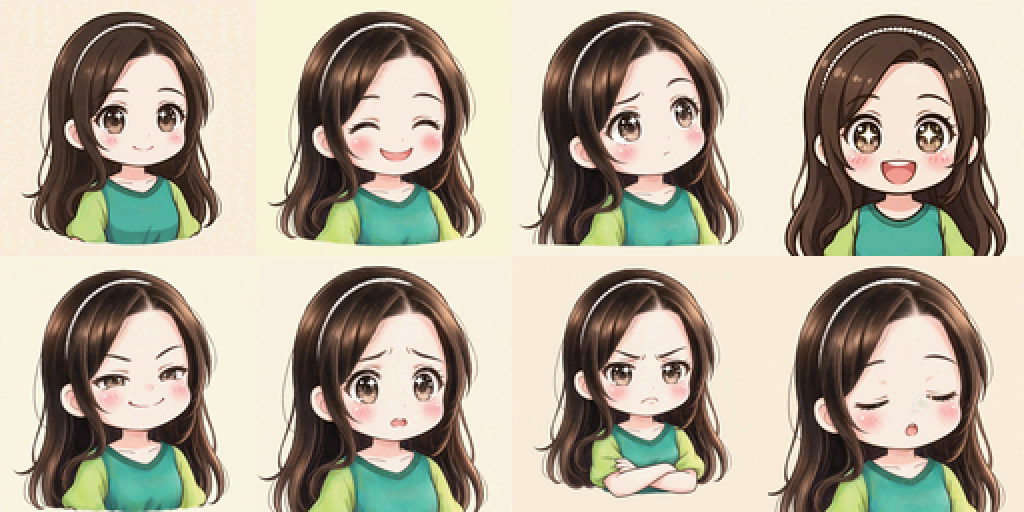
#> input picture themepacks/chibi-sera-preview.png, 1024 x 512 px
$ python -i build_pack.py   (imports and definitions only)
#> lines starting #> are read from the running program, lines starting #| are printed output that depends on the picture
#!/usr/bin/env python3
"""Build and verify Sera-vice theme packs (SRPK format v1).

The format is specified in ../firmware-s3minipro/src/themepack.h -
this script must match it byte for byte:

    header (all little-endian):
      0   char[4]  magic "SRPK"
      4   u16      format version (= 1)
      6   u16      header size (= 64 + 4 * frameCount)
      8   u32      total pack size (header + payload)
      12  u32      CRC32 of payload (binascii.crc32 / zlib semantics)
      16  u8       frame count
      17  u8       pixel format (1 = RGB565, one uint16 per pixel,
                   stored HIGH byte first - see load_frame())
      18  u16      frame width  (128)
      20  u16      frame height (128)
      22  char[26] pack name, NUL-padded
      48  u8[16]   reserved, zero
      64  u32[N]   frame offsets from pack start
    payload: N frames, 128*128*2 bytes each, row-major, in mood
    enum order (see MOODS below - it mirrors faces.h).

Usage:
    python3 build_pack.py                 # build chibi-sera.pack.bin
    python3 build_pack.py --name my-pack --src my-pack-dir --out my.pack.bin
    python3 build_pack.py --verify chibi-sera.pack.bin
"""
import argparse
import binascii
import struct
import sys
from pathlib import Path

from PIL import Image

# Mood enum order from firmware src/faces.h - frame order is part of
# the format, never reorder this list.
MOODS = ["content", "happy", "thinking", "excited",
         "smug", "worried", "grumpy", "sleepy"]

FRAME_W = 128
FRAME_H = 128
FRAME_BYTES = FRAME_W * FRAME_H * 2
BASE_HEADER = 64
FORMAT_VERSION = 1
PIXEL_FORMAT_RGB565 = 1


def load_frame(path: Path) -> bytes:
    """Center-crop to square, resize to 128x128, encode RGB565.

    Byte order: each pixel's HIGH byte is stored first. The firmware
    hands the frame buffer straight to TFT_eSPI pushImage(), which
    consumes the words big-endian on this stack - storing low byte
    first (plain little-endian) made the panel show every pixel
    byte-swapped (blue skin, lime hair; confirmed on hardware and by
    simulation 2026-11-06). Swapping the bytes here fixes the colors
    with no firmware change; the SRPK version stays 1 so already-
    flashed v2 firmware accepts the pack unchanged.
    """
#> called with path = 'chibi-sera-preview.png'
    img = Image.open(path).convert("RGB")
#> img is the input picture: PIL image 1024x512 RGB; mean R, G, B 178.2, 170.1, 153.2
    w, h = img.size
#> w = 1024; h = 512
    side = min(w, h)
#> side = 512
    img = img.crop(((w - side) // 2, (h - side) // 2,
                    (w + side) // 2, (h + side) // 2))
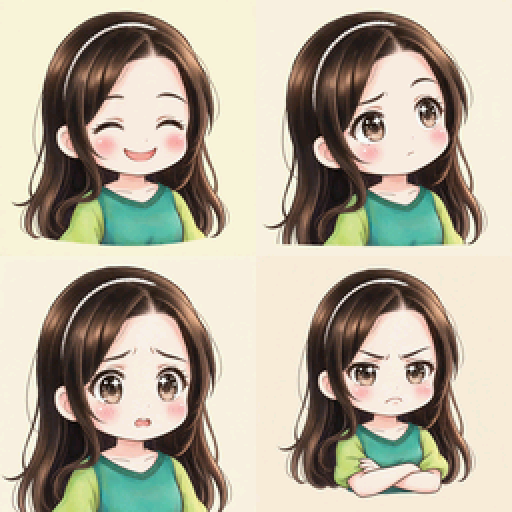
#> img: PIL image 512x512 RGB; mean R, G, B 181.1, 172.9, 155.8
    img = img.resize((FRAME_W, FRAME_H), Image.LANCZOS)
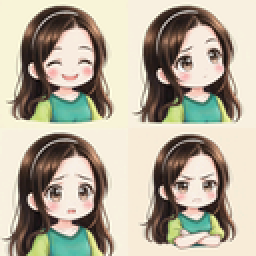
#> img: PIL image 128x128 RGB (shown 2 times larger); mean R, G, B 181, 172.9, 155.8
    out = bytearray(FRAME_BYTES)
    px = img.tobytes()
    for i in range(FRAME_W * FRAME_H):
        r, g, b = px[3 * i], px[3 * i + 1], px[3 * i + 2]
        v = ((r >> 3) << 11) | ((g >> 2) << 5) | (b >> 3)
        out[2 * i] = v >> 8
        out[2 * i + 1] = v & 0xFF
#> this loop made 16384 passes
#> (r, g, b, v) on passes 1 to 3: (248, 243, 216, 65435), (248, 244, 216, 65467), (248, 244, 216, 65467)
    return bytes(out)


# [83 lines left out: functions build, verify, main, not called in this run]


# [2 lines not run here, left out]

>>> result = load_frame('chibi-sera-preview.png')
